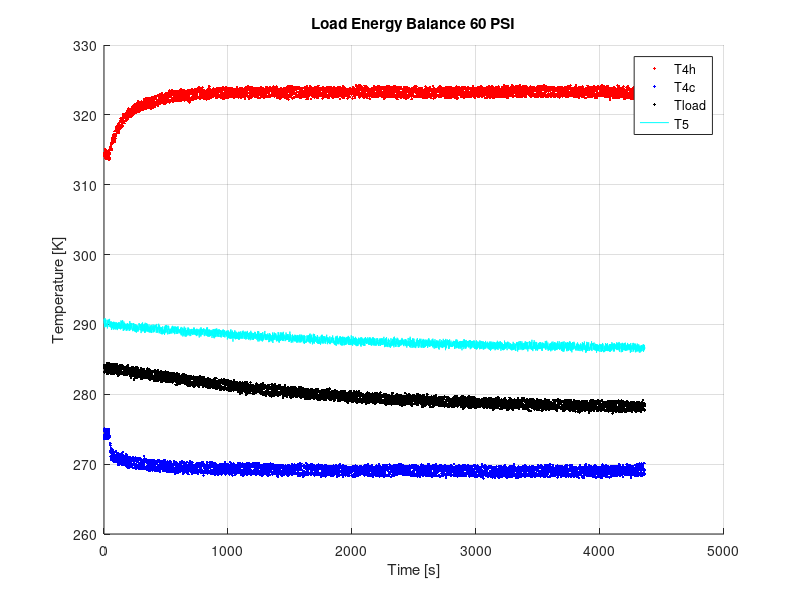
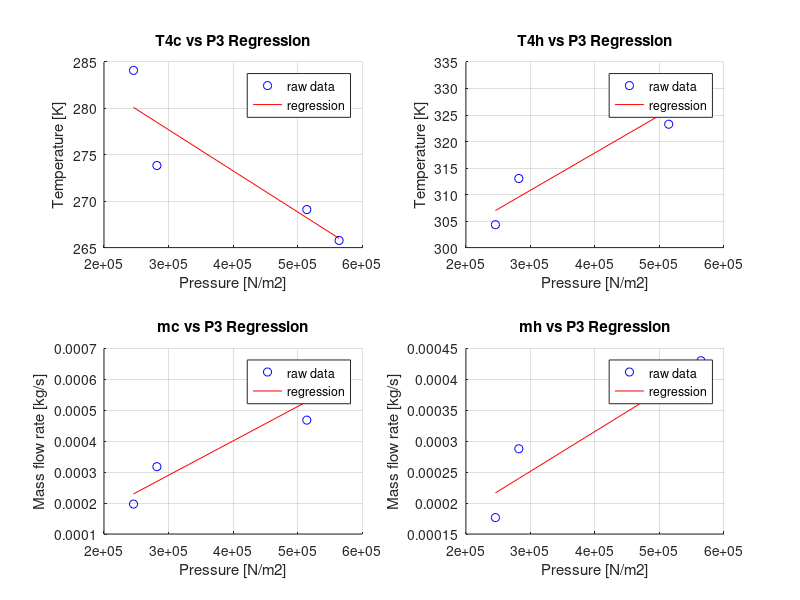
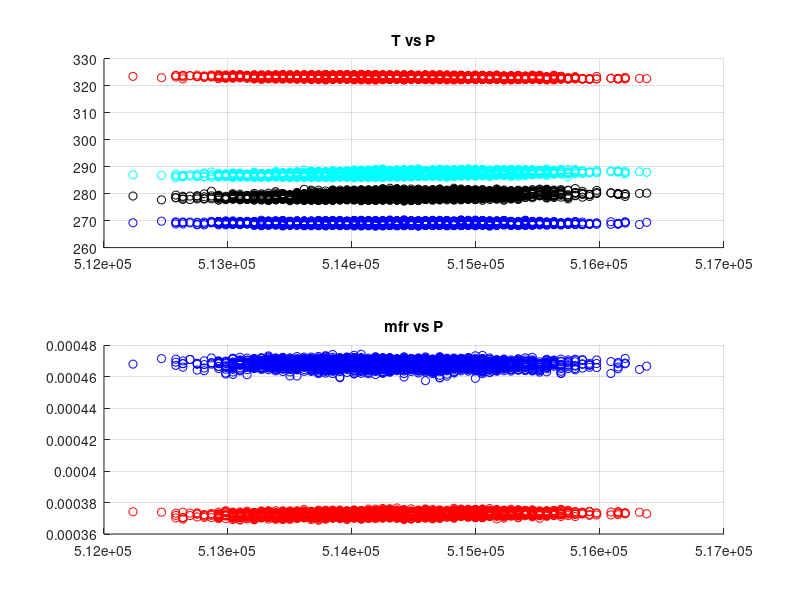

Write MATLAB code to recreate these figures, in order.
% Reset Console
clc
clear all
clf
%%
load('60psi');

%constants
    plab = 14.84; %psi
    plab = plab * 6894.76; %convert to [N/m2]
    amb_temp = 71.15; %F
    amb_temp = (5/9) .* (amb_temp - 32) + 273.15; %convert to [K]
    R = 287; %gas constant
    cp = 1006; %pressure constant
    
%convert gauge p to N/m2 absolute pressure = gauge_p + ambient_p
    P3 = (P3 .*6895)  + plab;
    P4c = (P4c .*6895)  + plab;
    P5 = (P5 .*6895)  + plab;
    
%absolute temperatures (K)
    T4h = ((5./9) .* (t4h40 - 32)) + 273.15;
    T4c = ((5./9) .* (t4c60(1:end,1) - 32)) + 273.15;
    Tload = ((5./9) .* (tload60 - 32)) + 273.15;
    T5 = ((5./9) .* (t5 - 32)) + 273.15; 
    
%mass flow rates to kg/s
    Vc20 = mc60 ./ 60000;
    Vh20 = mh60 ./ 60000;
    mc20 = (plab .* Vc20(1:end-1))./(R .* T5);
    mh20 = (plab .* Vh20(1:end-1))./(R .* T4h);
    input_m20 = mc20 + mh20;
    
%load steady state analysis
figure(1)
hold on
grid on
plot(t4c60(1:end,2),T4h,'r.')
plot(t4c60(1:end,2),T4c,'b.')
plot(t4c60(1:end,2),Tload,'k.')
plot(t4c60(1:end,2),T5,'c')
xlabel('Time [s]')
ylabel('Temperature [K]')
legend('T4h','T4c','Tload','T5')
title('Load Energy Balance 60 PSI')
hold off
    
%Rins_20 = (amb_temp - Tloadss) ./ (mcss .* cp .* (T5ss - T4css)) %for nom psi = 20
load('points')

T4h20_s(3) = mean(T4h(1000:end))
T4c20_s(3) = mean(T4c(1000:end))
mc20_s(3) = mean(mc20(1000:end))
mh20_s(3) = mean(mh20(1000:end))
P3_20_s(3) = mean(P3(1000:end))
P4c20_s(3) = mean(P4c(1000:end));
P5_20_s(3) = mean(P5(1000:end));
Tload_s(3) = mean(Tload(1000:end))
T5_s(3) = mean(T5(1000:end))



[x1,y1] = polyfit(P3_20_s,T4c20_s,1);%lin reg T4c
[x2,y2] = polyfit(P3_20_s,T4h20_s,1);%lin reg T4h
[x3,y3] = polyfit(P3_20_s,mc20_s,1);%lin reg mc
[x4,y4] = polyfit(P3_20_s,mh20_s,1);%lin reg mh

figure(2)
hold on
grid on
%plot(P3_s,(x1(1).*P3) + x1(2),'k-')
subplot(2,2,1)
hold on
grid on
plot(P3_20_s,T4c20_s,'bo')
plot(P3_20_s,(x1(1).*P3_20_s) + x1(2),'r')
title('T4c vs P3 Regression')
legend('raw data', 'regression')
xlabel('Pressure [N/m2]')
ylabel('Temperature [K]')
subplot(2,2,2)
hold on
grid on
plot(P3_20_s,T4h20_s,'bo')
plot(P3_20_s,(x2(1).*P3_20_s) + x2(2),'r')
title('T4h vs P3 Regression')
legend('raw data', 'regression')
xlabel('Pressure [N/m2]')
ylabel('Temperature [K]')
subplot(2,2,3)
hold on
grid on
plot(P3_20_s,mc20_s,'bo')
plot(P3_20_s,(x3(1).*P3_20_s) + x3(2),'r')
title('mc vs P3 Regression')
legend('raw data', 'regression')
xlabel('Pressure [N/m2]')
ylabel('Mass flow rate [kg/s]')
subplot(2,2,4)
hold on
grid on
plot(P3_20_s,mh20_s,'bo')
plot(P3_20_s,(x4(1).*P3_20_s) + x4(2),'r')
title('mh vs P3 Regression')
legend('raw data', 'regression')
xlabel('Pressure [N/m2]')
ylabel('Mass flow rate [kg/s]')
% xlabel('Pressure [N/m^2]')
% ylabel('Temperature [K]')
% legend('Raw Data')
% title('T4c vs P3 Linear Regression')
hold off

%steady state raw
figure(3)
subplot(2,1,1)
hold on
grid on
plot(P3(1000:end,1),T4h(1000:end),'ro')

plot(P3(1000:end,1),T4c(1000:end),'bo')

plot(P3(1000:end,1),Tload(1000:end),'ko')

plot(P3(1000:end,1),T5(1000:end),'co')
title('T vs P')
subplot(2,1,2)
hold on
grid on
plot(P3(1000:end,1),mh20(1000:end),'ro')

plot(P3(1000:end,1),mc20(1000:end),'bo')
title('mfr vs P')